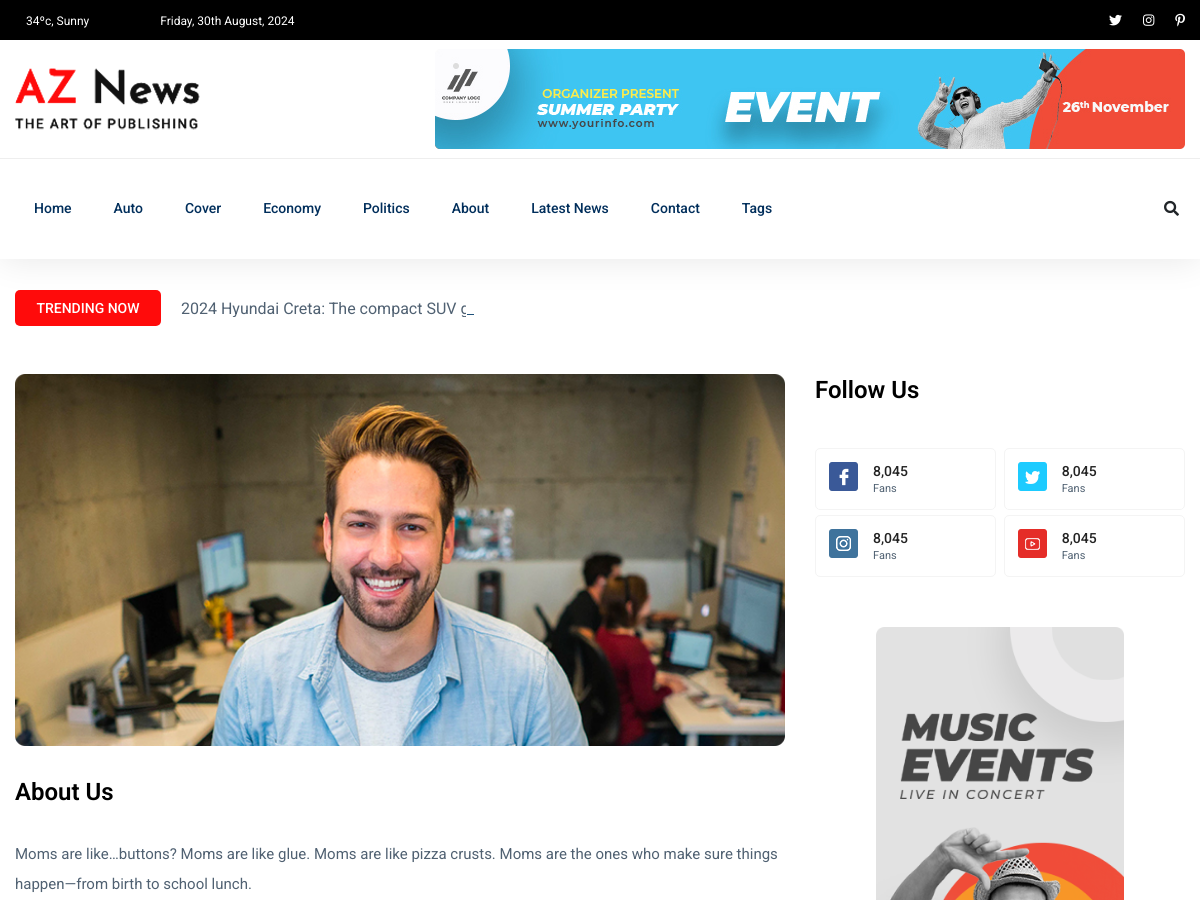
/about/ (upper part), run on an earlier commit of the app's database.
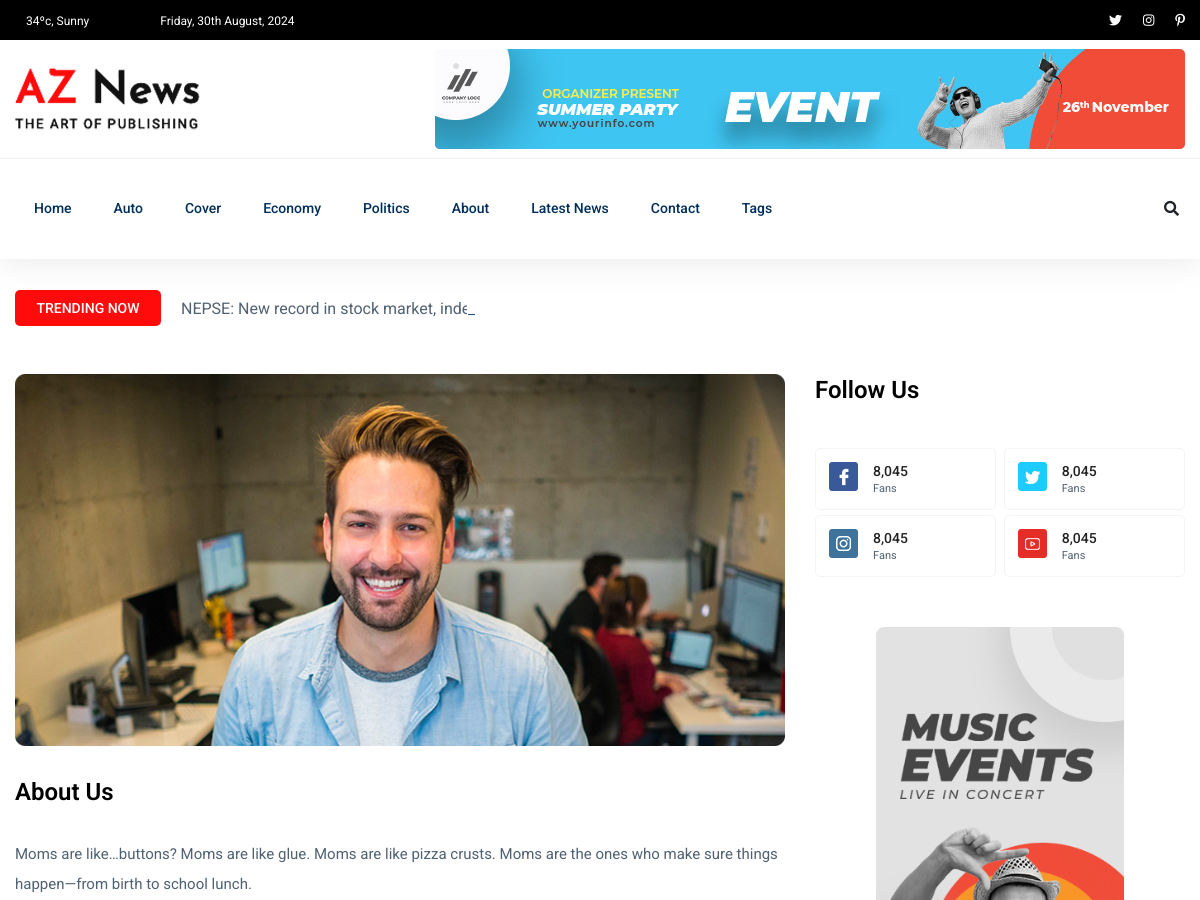
And on a later commit of the database.
### newspaper/models.py (models this page shows, shortened)
class TimeStampModel(models.Model):
    created_at = models.DateTimeField(auto_now_add=True)
    updated_at = models.DateTimeField(auto_now=True)
    class Meta:
        abstract = True  # Don't create table in DB

class Category(TimeStampModel):
    name = models.CharField(max_length=100)

class Post(TimeStampModel):
    STATUS_CHOICES = [
        ("active", "Active"),
        ("in_active", "Inactive"),
    ]
    title = models.CharField(max_length=200)
    content = models.TextField()
    featured_image = models.ImageField(upload_to="post_images/%Y/%m/%d", blank=False)
    author = models.ForeignKey("auth.User", on_delete=models.CASCADE)
    status = models.CharField(max_length=20, choices=STATUS_CHOICES, default="active")
    views_count = models.PositiveBigIntegerField(default=0)
    published_at = models.DateTimeField(null=True, blank=True)
    category = models.ForeignKey(Category, on_delete=models.CASCADE)
    tag = models.ManyToManyField(Tag)

### newspaper/views.py (the view)
# urls.py: path("about/", views.AboutView.as_view(), name="about"),
class AboutView(TemplateView):
    template_name = "aznews/about.html"

### newspaper/navigation.py (called while the page is built)
def navigation(request):
    categories = Category.objects.all().order_by('name')[:4]
    tags = Tag.objects.all()[:10]
    trending_posts = Post.objects.filter(
        published_at__isnull=False, status="active"
    ).order_by("-views_count")[:5]
    return {
        "categories": categories,
        "tags": tags,
        "trending_posts": trending_posts,
    }

### templates/aznews/about.html (shortened to what this page needs)
{% extends "aznews/base.html" %}
{% load static %}
{% block content %}
  <main>
    <div class="about-area">
      <div class="container">
        {% include "aznews/home/trending/trending_title.html" %}
        <div class="row">
          <div class="col-lg-8">
            <div class="about-right mb-90">
              <div class="about-img">
                <img src="{% static 'aznews/img/post/about_heor.jpg' %}" alt="" />
              </div>
              <div class="section-tittle mb-30 pt-30">
                <h3>About Us</h3>
              </div>
              <div class="about-prea">
                <p class="about-pera1 mb-25">
                  Moms are like…buttons? Moms are like glue. Moms are like pizza crusts. Moms are the ones who make sure things happen—from birth to school lunch.
                </p>
              </div>
            </div>
          </div>
          <div class="col-lg-4">
            <div class="section-tittle mb-40">
              <h3>Follow Us</h3>
            </div>
            <div class="single-follow mb-45">
              <div class="single-box">
                <div class="follow-us d-flex align-items-center">
                  <div class="follow-social">
                    <a href="#">
                      <img src="{% static 'aznews/img/news/icon-fb.png' %}" alt="" />
                    </a>
                  </div>
                  <div class="follow-count">
                    <span>8,045</span>
                    <p>Fans</p>
                  </div>
                </div>
                <div class="follow-us d-flex align-items-center">
                  <div class="follow-social">
                    <a href="#">
                      <img src="{% static 'aznews/img/news/icon-tw.png' %}" alt="" />
                    </a>
                  </div>
                  <div class="follow-count">
                    <span>8,045</span>
                    <p>Fans</p>
                  </div>
                </div>
                <div class="follow-us d-flex align-items-center">
                  <div class="follow-social">
                    <a href="#">
                      <img src="{% static 'aznews/img/news/icon-ins.png' %}" alt="" />
                    </a>
                  </div>
                  <div class="follow-count">
                    <span>8,045</span>
                    <p>Fans</p>
                  </div>
                </div>
                <div class="follow-us d-flex align-items-center">
                  <div class="follow-social">
                    <a href="#">
                      <img src="{% static 'aznews/img/news/icon-yo.png' %}" alt="" />
                    </a>
                  </div>
                  <div class="follow-count">
                    <span>8,045</span>
                    <p>Fans</p>
                  </div>
                </div>
              </div>
            </div>
            <div class="news-poster d-none d-lg-block">
              <img src="{% static 'aznews/img/news/news_card.jpg' %}" alt="" />
            </div>
          </div>
        </div>
      </div>
    </div>
  </main>
{% endblock content %}

### templates/aznews/header.html (shortened to what this page needs)
{% load static %}
<header>
  <div class="header-area">
    <div class="main-header ">
      <div class="header-top black-bg d-none d-md-block">
        <div class="container">
          <div class="col-xl-12">
            <div class="row d-flex justify-content-between align-items-center">
              <div class="header-info-left">
                <ul>
                  <li>
                    34ºc, Sunny
                  </li>
                  <li>
                    {% now "l, jS F, Y" %}
                  </li>
                </ul>
              </div>
              <div class="header-info-right">
                <ul class="header-social">
                  <li>
                    <a href="#"><i class="fab fa-twitter"></i></a>
                  </li>
                  <li>
                    <a href="#"><i class="fab fa-instagram"></i></a>
                  </li>
                  <li>
                    <a href="#"><i class="fab fa-pinterest-p"></i></a>
                  </li>
                </ul>
              </div>
            </div>
          </div>
        </div>
      </div>
      <div class="header-mid d-none d-md-block">
        <div class="container">
          <div class="row d-flex align-items-center">
            <div class="col-xl-3 col-lg-3 col-md-3">
              <div class="logo">
                <a href="/">
                  <img src="{% static 'aznews/img/logo/logo.png' %}" alt="" />
                </a>
              </div>
            </div>
            <div class="col-xl-9 col-lg-9 col-md-9">
              <div class="header-banner f-right ">
                <img src="{% static 'aznews/img/hero/header_card.jpg' %}" alt="" />
              </div>
            </div>
          </div>
        </div>
      </div>
      <div class="header-bottom header-sticky">
        <div class="container">
          <div class="row align-items-center">
            <div class="col-xl-10 col-lg-10 col-md-12 header-flex">
              <div class="main-menu d-none d-md-block">
                <nav>
                  <ul id="navigation">
                    <li>
                      <a href="/">Home</a>
                    </li>
                    {% for category in categories %}
                      <li>
                        <a href="{% url 'post-by-category' category.id %}">{{ category.name }}</a>
                      </li>
                    {% endfor %}
                    <li>
                      <a href="{% url 'about' %}">About</a>
                    </li>
                    <li>
                      <a href="{% url 'post-list' %}">Latest News</a>
                    </li>
                    <li>
                      <a href="{% url 'contact' %}">Contact</a>
                    </li>
                    <li>
                      <a href="#">Tags</a>
                    </li>
                  </ul>
                </nav>
              </div>
            </div>
            <div class="col-xl-2 col-lg-2 col-md-4">
              <div class="header-right-btn f-right d-none d-lg-block">
                <i class="fas fa-search special-tag"></i>
              </div>
            </div>
            <div class="col-12">
            </div>
          </div>
        </div>
      </div>
    </div>
  </div>
</header>

### templates/aznews/home/trending/trending_title.html
<div class="row">
  <div class="col-lg-12">
    <div class="trending-tittle">
      <strong>Trending now</strong>
      <div class="trending-animated">
        <ul id="js-news" class="js-hidden">
          {% for trending_post in trending_posts %}
            <li class="news-item">{{ trending_post.title }}</li>
          {% endfor %}
        </ul>
      </div>
    </div>
  </div>
</div>

What changed in the data, as far as the page shows it:
no longer on this page (row edited): Post: title "2024 Hyundai Creta: The compact SUV gets a new design and modern updates"
now on this page (row edited): Post: title "NEPSE: New record in stock market, index at 2860 points"
